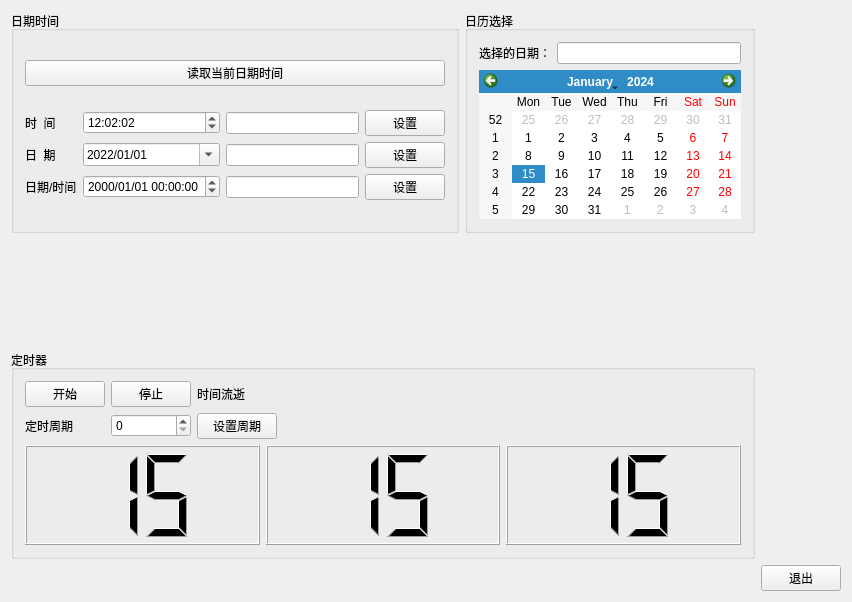
<?xml version="1.0" encoding="UTF-8"?>
<ui version="4.0">
 <class>DemoClass</class>
 <widget class="QMainWindow" name="DemoClass">
  <property name="geometry">
   <rect>
    <x>0</x>
    <y>0</y>
    <width>852</width>
    <height>602</height>
   </rect>
  </property>
  <property name="windowTitle">
   <string>Demo</string>
  </property>
  <widget class="QWidget" name="centralWidget">
   <layout class="QGridLayout" name="gridLayout_6">
    <item row="0" column="0">
     <layout class="QVBoxLayout" name="verticalLayout">
      <item>
       <layout class="QHBoxLayout" name="horizontalLayout_2">
        <item>
         <widget class="QGroupBox" name="groupBox">
          <property name="title">
           <string>日期时间</string>
          </property>
          <layout class="QGridLayout" name="gridLayout_2">
           <item row="1" column="0">
            <layout class="QGridLayout" name="gridLayout">
             <item row="0" column="3">
              <widget class="QPushButton" name="pushButton_3">
               <property name="text">
                <string>设置</string>
               </property>
              </widget>
             </item>
             <item row="1" column="3">
              <widget class="QPushButton" name="pushButton_7">
               <property name="text">
                <string>设置</string>
               </property>
              </widget>
             </item>
             <item row="2" column="3">
              <widget class="QPushButton" name="pushButton_8">
               <property name="text">
                <string>设置</string>
               </property>
              </widget>
             </item>
             <item row="2" column="2">
              <widget class="QLineEdit" name="lineEdit_4">
               <property name="minimumSize">
                <size>
                 <width>133</width>
                 <height>20</height>
                </size>
               </property>
              </widget>
             </item>
             <item row="0" column="1">
              <widget class="QTimeEdit" name="timeEdit">
               <property name="displayFormat">
                <string>HH:mm:ss</string>
               </property>
               <property name="calendarPopup">
                <bool>false</bool>
               </property>
               <property name="time">
                <time>
                 <hour>12</hour>
                 <minute>2</minute>
                 <second>2</second>
                </time>
               </property>
              </widget>
             </item>
             <item row="1" column="0">
              <widget class="QLabel" name="label_4">
               <property name="text">
                <string>日  期</string>
               </property>
              </widget>
             </item>
             <item row="2" column="1">
              <widget class="QDateTimeEdit" name="dateTimeEdit">
               <property name="displayFormat">
                <string>yyyy/MM/dd HH:mm:ss</string>
               </property>
              </widget>
             </item>
             <item row="0" column="0">
              <widget class="QLabel" name="label">
               <property name="text">
                <string>时  间 </string>
               </property>
              </widget>
             </item>
             <item row="0" column="2">
              <widget class="QLineEdit" name="lineEdit">
               <property name="minimumSize">
                <size>
                 <width>133</width>
                 <height>20</height>
                </size>
               </property>
              </widget>
             </item>
             <item row="1" column="1">
              <widget class="QDateEdit" name="dateEdit">
               <property name="dateTime">
                <datetime>
                 <hour>0</hour>
                 <minute>0</minute>
                 <second>0</second>
                 <year>2022</year>
                 <month>1</month>
                 <day>1</day>
                </datetime>
               </property>
               <property name="displayFormat">
                <string>yyyy/MM/dd</string>
               </property>
               <property name="calendarPopup">
                <bool>true</bool>
               </property>
              </widget>
             </item>
             <item row="2" column="0">
              <widget class="QLabel" name="label_5">
               <property name="text">
                <string>日期/时间</string>
               </property>
              </widget>
             </item>
             <item row="1" column="2">
              <widget class="QLineEdit" name="lineEdit_3">
               <property name="minimumSize">
                <size>
                 <width>133</width>
                 <height>20</height>
                </size>
               </property>
              </widget>
             </item>
            </layout>
           </item>
           <item row="0" column="0">
            <widget class="QPushButton" name="pushButton">
             <property name="text">
              <string>读取当前日期时间</string>
             </property>
            </widget>
           </item>
          </layout>
         </widget>
        </item>
        <item>
         <widget class="QGroupBox" name="groupBox_2">
          <property name="title">
           <string>日历选择</string>
          </property>
          <layout class="QGridLayout" name="gridLayout_3">
           <item row="0" column="0">
            <layout class="QHBoxLayout" name="horizontalLayout">
             <item>
              <widget class="QLabel" name="label_6">
               <property name="text">
                <string>选择的日期：</string>
               </property>
              </widget>
             </item>
             <item>
              <widget class="QLineEdit" name="lineEdit_5"/>
             </item>
            </layout>
           </item>
           <item row="1" column="0">
            <widget class="QCalendarWidget" name="calendarWidget">
             <property name="gridVisible">
              <bool>false</bool>
             </property>
             <property name="navigationBarVisible">
              <bool>true</bool>
             </property>
             <property name="dateEditEnabled">
              <bool>true</bool>
             </property>
            </widget>
           </item>
          </layout>
         </widget>
        </item>
       </layout>
      </item>
      <item>
       <spacer name="verticalSpacer">
        <property name="orientation">
         <enum>Qt::Vertical</enum>
        </property>
        <property name="sizeHint" stdset="0">
         <size>
          <width>20</width>
          <height>40</height>
         </size>
        </property>
       </spacer>
      </item>
      <item>
       <widget class="QGroupBox" name="groupBox_4">
        <property name="title">
         <string>定时器</string>
        </property>
        <layout class="QGridLayout" name="gridLayout_5">
         <item row="1" column="0">
          <widget class="QLCDNumber" name="lcdNumber">
           <property name="sizePolicy">
            <sizepolicy hsizetype="Minimum" vsizetype="Minimum">
             <horstretch>0</horstretch>
             <verstretch>0</verstretch>
            </sizepolicy>
           </property>
           <property name="minimumSize">
            <size>
             <width>100</width>
             <height>100</height>
            </size>
           </property>
           <property name="digitCount">
            <number>2</number>
           </property>
           <property name="intValue" stdset="0">
            <number>15</number>
           </property>
          </widget>
         </item>
         <item row="1" column="2">
          <widget class="QLCDNumber" name="lcdNumber_2">
           <property name="sizePolicy">
            <sizepolicy hsizetype="Minimum" vsizetype="Minimum">
             <horstretch>0</horstretch>
             <verstretch>0</verstretch>
            </sizepolicy>
           </property>
           <property name="minimumSize">
            <size>
             <width>100</width>
             <height>100</height>
            </size>
           </property>
           <property name="digitCount">
            <number>2</number>
           </property>
           <property name="intValue" stdset="0">
            <number>15</number>
           </property>
          </widget>
         </item>
         <item row="0" column="0" colspan="3">
          <layout class="QGridLayout" name="gridLayout_4">
           <item row="0" column="0">
            <widget class="QPushButton" name="pushButton_6">
             <property name="text">
              <string>开始</string>
             </property>
            </widget>
           </item>
           <item row="0" column="1">
            <widget class="QPushButton" name="pushButton_9">
             <property name="text">
              <string>停止</string>
             </property>
            </widget>
           </item>
           <item row="0" column="2">
            <widget class="QLabel" name="label_7">
             <property name="text">
              <string>时间流逝</string>
             </property>
            </widget>
           </item>
           <item row="0" column="3">
            <widget class="QLabel" name="label_9">
             <property name="text">
              <string/>
             </property>
            </widget>
           </item>
           <item row="1" column="0">
            <widget class="QLabel" name="label_8">
             <property name="text">
              <string>定时周期</string>
             </property>
            </widget>
           </item>
           <item row="1" column="1">
            <widget class="QSpinBox" name="spinBox"/>
           </item>
           <item row="1" column="2">
            <widget class="QPushButton" name="pushButton_12">
             <property name="text">
              <string>设置周期</string>
             </property>
            </widget>
           </item>
           <item row="1" column="3">
            <spacer name="horizontalSpacer">
             <property name="orientation">
              <enum>Qt::Horizontal</enum>
             </property>
             <property name="sizeHint" stdset="0">
              <size>
               <width>40</width>
               <height>20</height>
              </size>
             </property>
            </spacer>
           </item>
          </layout>
         </item>
         <item row="1" column="1">
          <widget class="QLCDNumber" name="lcdNumber_3">
           <property name="sizePolicy">
            <sizepolicy hsizetype="Minimum" vsizetype="Minimum">
             <horstretch>0</horstretch>
             <verstretch>0</verstretch>
            </sizepolicy>
           </property>
           <property name="minimumSize">
            <size>
             <width>100</width>
             <height>100</height>
            </size>
           </property>
           <property name="digitCount">
            <number>2</number>
           </property>
           <property name="intValue" stdset="0">
            <number>15</number>
           </property>
          </widget>
         </item>
        </layout>
       </widget>
      </item>
     </layout>
    </item>
    <item row="1" column="1">
     <widget class="QPushButton" name="pushButton_2">
      <property name="text">
       <string>退出</string>
      </property>
     </widget>
    </item>
   </layout>
  </widget>
 </widget>
 <layoutdefault spacing="6" margin="11"/>
 <resources>
  <include location="demo.qrc"/>
 </resources>
 <connections/>
</ui>
